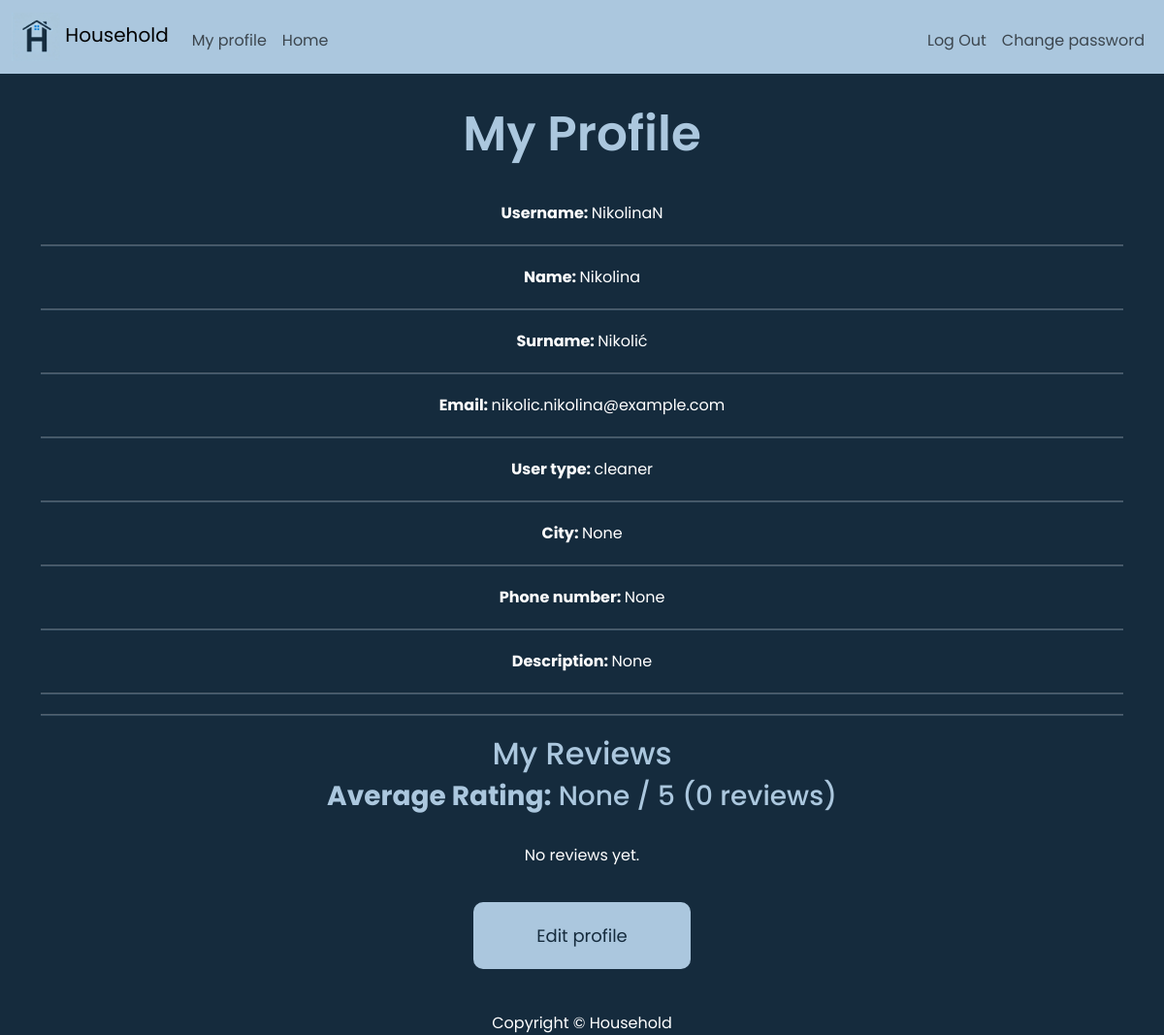
The page /my_profile (signed in) on the database its author committed.
### tables this page shows
CREATE TABLE users(
                    id INTEGER PRIMARY KEY AUTOINCREMENT,
                    username TEXT NOT NULL UNIQUE,
                    name TEXT NOT NULL,
                    surname TEXT NOT NULL,
                    email TEXT NOT NULL UNIQUE,
                    password TEXT NOT NULL,
                    user_type TEXT CHECK(user_type IN ('customer','cleaner')) NOT NULL, phone TEXT, description TEXT, city_input TEXT);

### app.py (the view)
@app.route("/my_profile")
@login_required
def my_profile():
    conn=sqlite3.connect("household.db")
    conn.row_factory = sqlite3.Row
    cursor=conn.cursor()
    cursor.execute("SELECT * FROM users WHERE id= ?", (session["user_id"],))
    user=cursor.fetchone()
    conn.close()
    if not user:
        return apology("User not found", 404)
    reviews=[]
    avg_rating=0
    review_count=0
    if user["user_type"] == 'cleaner':
        conn=sqlite3.connect("household.db")
        conn.row_factory = sqlite3.Row
        cursor=conn.cursor()
        cursor.execute("""
                       SELECT reviews.*, users.username AS reviewer_username
                       FROM reviews
                       JOIN users ON reviews.reviewer_id=users.id
                       WHERE reviews.cleaner_id=?
                       ORDER BY reviews.created_at DESC
                       """,(user["id"],))
        reviews=cursor.fetchall()
        cursor.execute("SELECT COUNT(*), AVG(rating) FROM reviews WHERE cleaner_id=?",(user["id"],))
        review_count,avg_rating=cursor.fetchone()
        if avg_rating :
            avg_rating=round(avg_rating,2)
        conn.close()
    return render_template("my_profile.html",user=user,reviews=reviews,avg_rating=avg_rating,review_count=review_count)

### app.py (called while the page is built)
@app.after_request
def after_request(response):
    response.headers["Cache-Control"] = "no-cache, no-store, must-revalidate"
    response.headers["Expires"] = 0
    response.headers["Pragma"] = "no-cache"
    return response

### helpers.py (called while the page is built)
def login_required(f):
    @wraps(f)
    def decorated_function(*args, **kwargs):
        if session.get("user_id") is None:
            return redirect("/login")
        return f(*args, **kwargs)
    return decorated_function

### templates/my_profile.html
{% extends "layout.html" %}
{% block main %}
    <h1 class="header" style="color: #abc7de" >
        My Profile
    </h1>
    <div class="profile_info">
        <p><strong> Username: </strong>{{ user.username }}</p>
        <hr class="babyblue-line">
        <p><strong> Name: </strong>{{ user.name }}</p>
        <hr class="babyblue-line">
        <p><strong> Surname: </strong>{{ user.surname }}</p>
        <hr class="babyblue-line">
        <p><strong> Email: </strong>{{ user.email }}</p>
        <hr class="babyblue-line">
        <p><strong> User type: </strong>{{ user.user_type }}</p>
        <hr class="babyblue-line">
        <p><strong> City: </strong>{{ user.city_input }}</p>
        <hr class="babyblue-line">
        {% if user.user_type=='cleaner' %}
            <div>
                    <p><strong> Phone number: </strong>{{ user.phone }}</p>
                    <hr class="babyblue-line">
                    <p><strong> Description: </strong>{{ user.description }}</p>
                    <hr class="babyblue-line">
                <hr class="babyblue-line">
                <h2 style="color: #abc7de"> My Reviews</h2>
                <h3 style="color: #abc7de"><strong>Average Rating:</strong> {{avg_rating}} / 5 ({{review_count}} reviews)</h3>
                <br>
                {% if reviews %}
                {% for review in reviews %}
                    <div >
                        <div class="comment">
                                <p><strong>{{ review.reviewer_username }} : </strong> {{review.rating}}/5</p>
                                <p> {{review.comment }}</p>
                                <hr style="color: gray">
                    </div>
                {% endfor %}
            {% else %}
                <p>No reviews yet.</p>
            {% endif %}
        </div>
    {% endif %}
        <a href="{{ url_for('edit_profile') }}" class="btn"> Edit profile</a>
        <br>
        <br>
    </div>
{%endblock%}

### static/styles.css (style rules this page uses)
html, body { margin: 0; padding: 0; height: 100%; background-color: #152b3d; color: #fff; font-weight: 400; font-size: 16px; font-family: 'Poppins', sans-serif; text-align: center; }
.btn { background-color: #abc7de; color:#152b3d; padding: 20px; border-radius:10px; text-align:center; width:20%; margin:20px auto; font-size:18px; }
.header { background-color: #152b3d; color: #fff; padding: 2rem 1rem; text-align: center; font-size:50px; font-weight:600; }
.babyblue-line { width: 100%; height: 2px; background-color:#abc7de; margin: 20px 0; }
body { -webkit-text-size-adjust: 100%; text-size-adjust: 100%; }

### rows shown on the page
users: username "NikolinaN", name "Nikolina", surname "Nikolić", email "nikolic.nikolina@example.com", user_type "cleaner"

### other values the page prints
{{ user.city_input }} "None"
{{ user.phone }} "None"
{{ user.description }} "None"
{{ avg_rating }} "None"
{{ review_count }} "0"
